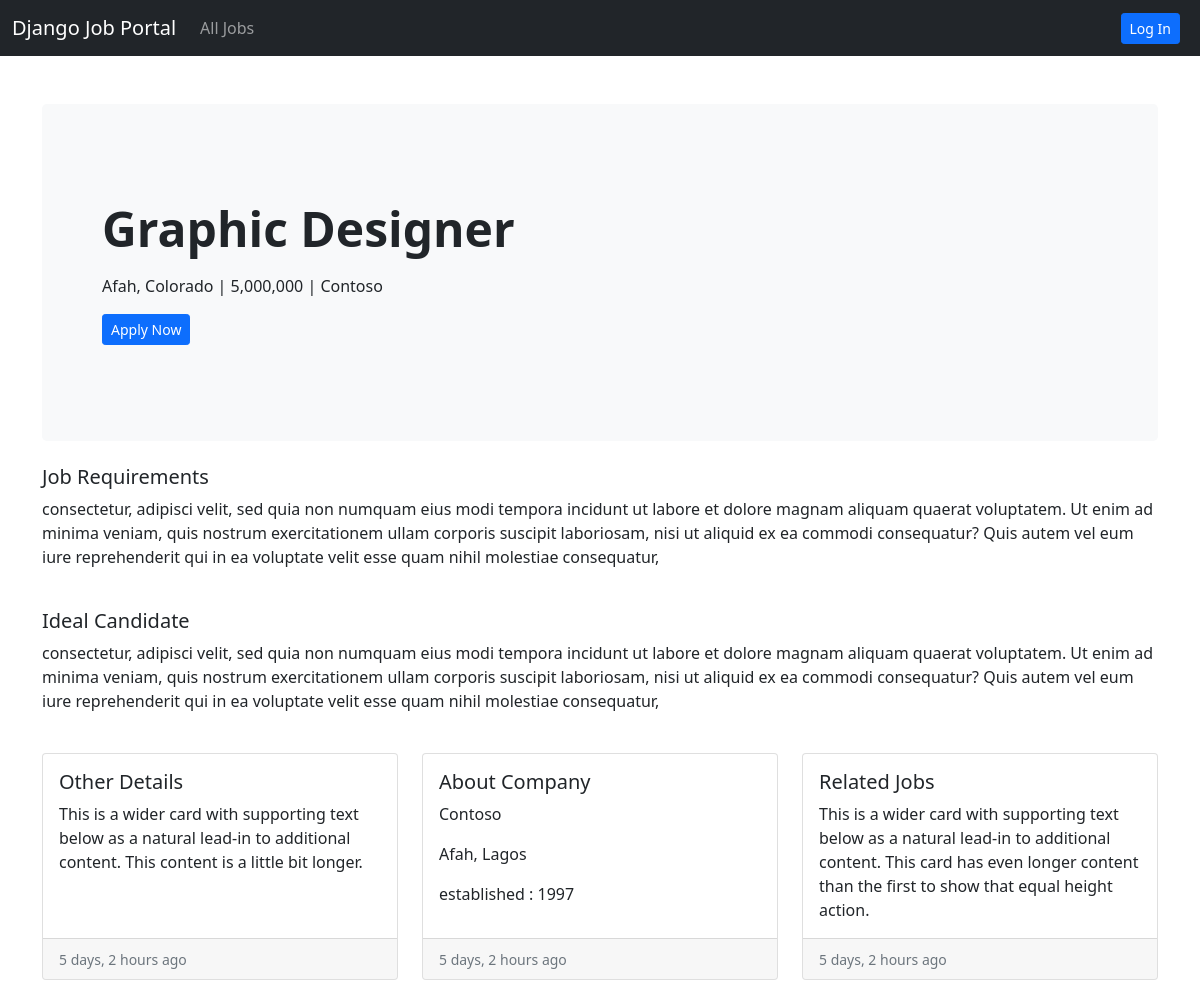
Page /job-details/2 on the committed database.
### job/models.py (models this page shows, shortened)
class Job(models.Model):
    job_choices = (
        ('Remote', 'Remote'),
        ('Onsite', 'Onsite'),
        ('Hybrid', 'Hybrid'),
    )
    user = models.ForeignKey(User, on_delete=models.CASCADE)
    company = models.ForeignKey(Company, on_delete=models.CASCADE)
    title = models.CharField(max_length=255)
    city = models.CharField(max_length=255)
    salary = models.PositiveIntegerField()
    requirements = models.TextField()
    ideal_candidate = models.TextField()
    is_available = models.BooleanField(default=False)
    timestamp = models.DateTimeField(auto_now_add=True)
    industry = models.ForeignKey(Industry, on_delete=models.DO_NOTHING, null=True, blank=True)
    state = models.ForeignKey(State, on_delete=models.DO_NOTHING, null=True, blank=True)
    job_type = models.CharField(max_length=255, choices=job_choices, null=True, blank=True)

class State(models.Model):
    name = models.CharField(max_length=255)
    def __str__(self):
        return self.name

### company/models.py (models this page shows)
class Company(models.Model):
    user = models.OneToOneField(User, on_delete=models.CASCADE)
    name = models.CharField(max_length=255, blank=True, null=True)
    est_date = models.PositiveIntegerField(blank=True, null=True)
    city = models.CharField(max_length=255, blank=True, null=True)
    state = models.CharField(max_length=255, blank=True, null=True)
    def __str__(self):
        return self.name

### website/views.py (the view)
# urls.py: path('job-details/<int:pk>', views.job_details, name='job-details'),
def job_details(request, pk):
    if request.user.is_authenticated:
        if ApplyJob.objects.filter(user=request.user, job_id=pk).exists():
            has_applied = True
        else:
            has_applied = False
    job = Job.objects.get(id=pk)
    has_applied = False
    context = {
        'job': job,
        'has_applied': has_applied
    }
    return render(request, 'website/job_details.html', context)

### templates/website/job_details.html
{% extends 'base.html' %}
{% load humanize %}
{% block content %}
<section>
    <div class="p-5 mb-4 bg-light rounded-3">
        <div class="container-fluid py-5">
            <h2 class="display-5 fw-bold">{{ job.title }}</h2>
            <p class="col-md-8 fs-6 mt-3">
                {{ job.city }}, {{ job.state }} | {{ job.salary|intcomma }} | {{ job.company }}
            </p>
            {% if has_applied == False %}
            <a href="{% url 'apply-job' job.pk %}" class="btn btn-primary btn-sm">Apply Now</a>
            {% else %}
            <p><span class="badge bg-success">You have already Applied for this Job</span></p>
            {% endif %}
        </div>
    </div>
</section>
<div>
    <section>
        <h5>Job Requirements</h5>
        <p>
            {{ job.requirements }}
        </p>
    </section>
</div> <br>
<div>
    <section>
        <h5>Ideal Candidate</h5>
        <p>
            {{ job.ideal_candidate }}
        </p>
    </section>
</div> <br>
<div class="row row-cols-1 row-cols-md-3 g-4">
    <div class="col">
        <div class="card h-100">
            <div class="card-body">
                <h5 class="card-title">Other Details</h5>
                <p class="card-text">
                    This is a wider card with supporting text below as a natural lead-in to additional content.
                    This content is a little bit longer.
                </p>
            </div>
            <div class="card-footer">
                <small class="text-muted">{{ job.timestamp|naturaltime }}</small>
            </div>
        </div>
    </div>
    <div class="col">
        <div class="card h-100">
            <div class="card-body">
                <h5 class="card-title">About Company</h5>
                <p class="card-text">
                    {{ job.company.name }}
                </p>
                <p class="card-text">
                    {{ job.company.city }}, {{ job.company.state }}
                </p>
                <p class="card-text">
                    established :  {{ job.company.est_date }}
                </p>
            </div>
            <div class="card-footer">
                <small class="text-muted">{{ job.timestamp|naturaltime }}</small>
            </div>
        </div>
    </div>
    <div class="col">
        <div class="card h-100">
            <div class="card-body">
                <h5 class="card-title">Related Jobs</h5>
                <p class="card-text">
                    This is a wider card with supporting text below as a natural lead-in to additional content.
                     This card has even longer content than the first to show that equal height action.
                </p>
            </div>
            <div class="card-footer">
                <small class="text-muted">{{ job.timestamp|naturaltime }}</small>
            </div>
        </div>
    </div>
</div><br>
{% endblock %}

### rows in the picture
Job: title "Graphic Designer", city "Afah", state "Colorado", salary "5,000,000", company "Contoso", requirements "consectetur, adipisci velit, sed quia non numquam eius modi tempora incidunt ut labore et dolore magnam aliquam quaerat voluptatem. Ut enim ad minima veniam, quis nostrum exercitationem ullam corporis suscipit laboriosam, nisi ut aliquid ex ea commodi consequatur? Quis autem vel eum iure reprehenderit qui in ea voluptate velit esse quam nihil molestiae consequatur,", ideal_candidate "consectetur, adipisci velit, sed quia non numquam eius modi tempora incidunt ut labore et dolore magnam aliquam quaerat voluptatem. Ut enim ad minima veniam, quis nostrum exercitationem ullam corporis suscipit laboriosam, nisi ut aliquid ex ea commodi consequatur? Quis autem vel eum iure reprehenderit qui in ea voluptate velit esse quam nihil molestiae consequatur,", timestamp "5 days, 2 hours ago", company.name "Contoso", company.city "Afah", company.state "Lagos", company.est_date "1997"
